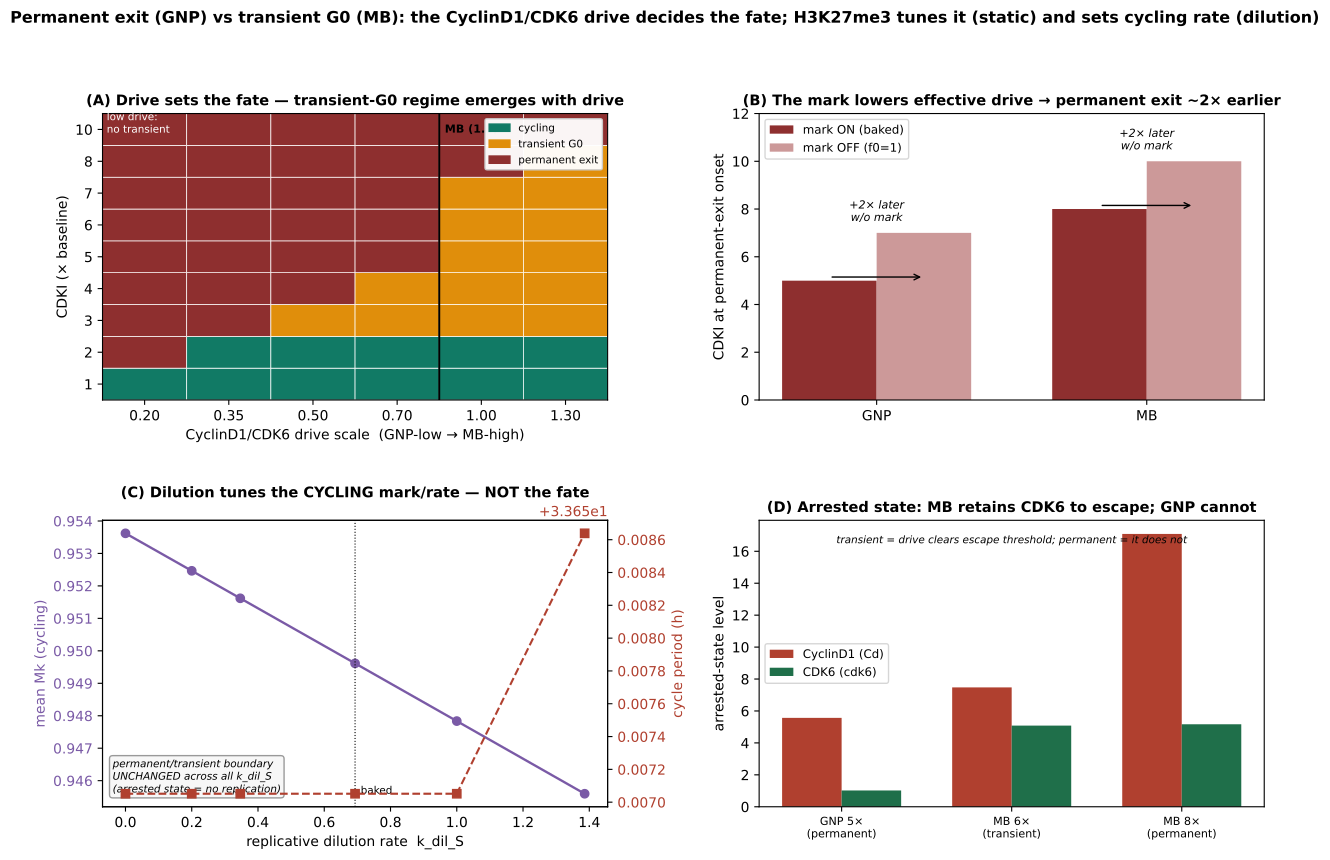

Recreate this plot in Python.
"""Permanent cell-cycle exit vs transient G0: the CyclinD1/CDK6 drive difference (GNP vs MB) x H3K27me3
(JP 2026-08-09 overnight). Baked default (integrated + CDK4/6-alone escape).

Findings mapped:
  (A) PHASE DIAGRAM drive x CDKI: the CyclinD1/CDK6 DRIVE sets the fate. Low drive (GNP-like) -> straight
      cycling->PERMANENT (no transient regime). High drive (MB-like) -> a wide TRANSIENT-G0 escape regime
      before permanent. The transient regime EMERGES with drive.
  (B) The MARK's contribution: turning the H3K27me3/PRC2 repression OFF shifts the permanent boundary ~2x
      CDKI later (GNP 5->7x, MB 8->10x) -- the mark lowers effective drive, pushing toward permanent exit.
  (C) Replicative DILUTION is a CYCLING-RATE sensor, NOT a fate switch: k_dil_S sets the mark & period in
      CYCLING cells, but (from mechanism_mark_dilution.py) does NOT move the permanent/transient boundary --
      because that fate is decided in the ARRESTED state, where there is no replication to dilute.
  (D) Why: in the arrested cell the mark PLATEAUS/DROPS (EZH2 writer E2f-gated, collapses); the fate is set
      by whether the (mark-repressed) CyclinD1/CDK6 drive clears the escape threshold -- MB yes (transient),
      GNP no (permanent).

Run:  ./venv/bin/python simulations/fig_v44_permanent_transient.py   (~25 min)
"""
import sys, os
sys.path.insert(0, os.path.dirname(os.path.dirname(os.path.abspath(__file__))))
import numpy as np, tellurium as te
import matplotlib; matplotlib.use('Agg')
import matplotlib.pyplot as plt
from matplotlib.gridspec import GridSpec
from matplotlib.colors import ListedColormap, BoundaryNorm
from src.build_model_v44_heldt import build_model_v44

C_CYC = '#117a65'; C_TRA = '#e08e0b'; C_PER = '#8e2f2f'
plt.rcParams.update({'font.size': 10, 'axes.titlesize': 10.5, 'axes.labelsize': 10, 'axes.titleweight': 'bold'})


def rr_for(extra=None):
    m = build_model_v44(params=extra) if extra else build_model_v44()
    r = te.loada(m); r.integrator.setValue('relative_tolerance', 1e-7); r.integrator.setValue('absolute_tolerance', 1e-9)
    r.integrator.setValue('maximum_num_steps', 12000000)
    return r


def set_mb(rr, cdki=1.0, drive=1.0):
    rr['SHH'] = 0.5; rr['Ptch1_copy_number'] = 0.3
    try: rr['Cd2_expr'] = rr['CD2_EXPR_MB']
    except Exception: pass
    rr['k_Cd_tx_Gli_max'] = 0.24197652 * drive
    rr['k_cdk6_Gli'] = rr['k_cdk6_Gli'] * 1.0  # base; scaled below via _kg
    rr['p18'] = 1.73 * cdki; rr['p19'] = 0.58 * cdki


def classify(rr, cdki, drive, T=55000, _kg0=[None]):
    rr['SHH'] = 0.5; rr['Ptch1_copy_number'] = 0.3
    try: rr['Cd2_expr'] = rr['CD2_EXPR_MB']
    except Exception: pass
    if _kg0[0] is None: _kg0[0] = rr['k_cdk6_Gli']
    ks = rr['kSyP21']
    rr['k_Cd_tx_Gli_max'] = 0.24197652013556434 * drive
    rr['k_cdk6_Gli'] = _kg0[0] * drive
    rr['p18'] = 1.73 * cdki; rr['p19'] = 0.58 * cdki; rr['kSyP21'] = ks * cdki
    rr.reset()
    r = rr.simulate(0, T, T // 10, selections=['time', 'Dna'])
    rr['kSyP21'] = ks; rr['k_Cd_tx_Gli_max'] = 0.24197652013556434; rr['k_cdk6_Gli'] = _kg0[0]
    t = r['time']; dna = r['Dna']; dd = t[np.where((dna[:-1] > 0.9) & (dna[1:] < 0.1))[0]]
    nlast = int(np.sum(dd > T * 0.66)); per = np.mean(np.diff(dd)) / 60 if len(dd) >= 2 else None
    return 0 if nlast == 0 else (1 if (per and per > 40) else 2)   # 0=perm,1=transient,2=cycling


fig = plt.figure(figsize=(15, 9))
gs = GridSpec(2, 2, figure=fig, hspace=0.42, wspace=0.30)

# ---------- (A) phase diagram: drive x CDKI ----------
axA = fig.add_subplot(gs[0, 0])
rr = rr_for()
drives = np.array([0.2, 0.35, 0.5, 0.7, 1.0, 1.3])
cdkis = np.array([1, 2, 3, 4, 5, 6, 7, 8, 10])
Z = np.zeros((len(cdkis), len(drives)))
for j, dv in enumerate(drives):
    for i, ck in enumerate(cdkis):
        Z[i, j] = classify(rr, ck, dv)
cmap = ListedColormap([C_PER, C_TRA, C_CYC]); norm = BoundaryNorm([-0.5, 0.5, 1.5, 2.5], cmap.N)
axA.pcolormesh(np.arange(len(drives) + 1), np.arange(len(cdkis) + 1), Z, cmap=cmap, norm=norm, edgecolors='w', lw=0.5)
axA.set_xticks(np.arange(len(drives)) + 0.5); axA.set_xticklabels([f'{d:.2f}' for d in drives])
axA.set_yticks(np.arange(len(cdkis)) + 0.5); axA.set_yticklabels([str(c) for c in cdkis])
axA.set_xlabel('CyclinD1/CDK6 drive scale  (GNP-low → MB-high)'); axA.set_ylabel('CDKI (× baseline)')
axA.set_title('(A) Drive sets the fate — transient-G0 regime emerges with drive')
axA.axvline(4.0, color='k', lw=1.4); axA.text(4.02, 8.4, ' MB (1.0)', fontsize=8, fontweight='bold')
axA.text(0.05, 8.4, 'low drive:\nno transient', fontsize=7.5, color='w')
from matplotlib.patches import Patch
axA.legend(handles=[Patch(color=C_CYC, label='cycling'), Patch(color=C_TRA, label='transient G0'),
                    Patch(color=C_PER, label='permanent exit')], fontsize=7.5, loc='upper right', framealpha=0.95)

# ---------- (B) mark ON vs OFF: permanent boundary shift ----------
axB = fig.add_subplot(gs[0, 1])
labels = ['GNP', 'MB']; on = [5, 8]; off = [7, 10]
x = np.arange(2); w = 0.35
axB.bar(x - w/2, on, w, color='#8e2f2f', label='mark ON (baked)')
axB.bar(x + w/2, off, w, color='#c99', label='mark OFF (f0=1)')
for xi, (a, b) in enumerate(zip(on, off)):
    axB.annotate('', (xi + w/2, a + 0.15), (xi - w/2, a + 0.15), arrowprops=dict(arrowstyle='->', color='k'))
    axB.text(xi, max(a, b) + 0.5, f'+{b-a}× later\nw/o mark', ha='center', fontsize=8, style='italic')
axB.set_xticks(x); axB.set_xticklabels(labels); axB.set_ylabel('CDKI at permanent-exit onset')
axB.set_ylim(0, 12); axB.legend(fontsize=8.5, loc='upper left')
axB.set_title('(B) The mark lowers effective drive → permanent exit ~2× earlier')

# ---------- (C) dilution = cycling-rate sensor (not a fate switch) ----------
axC = fig.add_subplot(gs[1, 0])
kdils = [0.0, 0.2, 0.3465, 0.693, 1.0, 1.386]; Mk_c = []; per_c = []
for kd in kdils:
    r2 = rr_for({'k_dil_S': kd})
    r2['SHH'] = 0.5; r2['Ptch1_copy_number'] = 0.3
    try: r2['Cd2_expr'] = r2['CD2_EXPR_MB']
    except Exception: pass
    r2['p18'] = 1.73 * 2; r2['p19'] = 0.58 * 2  # a slowed (2x CDKI) cycling MB cell
    r2.reset(); d = r2.simulate(0, 45000, 22500, selections=['time', 'Dna', 'Mk'])
    mm = d['time'] >= 30000; Mk_c.append(float(d['Mk'][mm].mean()))
    dd = d['time'][np.where((d['Dna'][:-1] > 0.9) & (d['Dna'][1:] < 0.1))[0]]
    per_c.append(float(np.mean(np.diff(dd)) / 60) if len(dd) >= 2 else np.nan)
axC.plot(kdils, Mk_c, 'o-', color='#7a5aa6', lw=1.7, label='mean H3K27me3 (Mk)')
axC.set_xlabel('replicative dilution rate  k_dil_S'); axC.set_ylabel('mean Mk (cycling)', color='#7a5aa6')
axC.tick_params(axis='y', labelcolor='#7a5aa6'); axC.set_title('(C) Dilution tunes the CYCLING mark/rate — NOT the fate')
axr = axC.twinx(); axr.plot(kdils, per_c, 's--', color='#b0402f', lw=1.5, label='cycle period')
axr.set_ylabel('cycle period (h)', color='#b0402f'); axr.tick_params(axis='y', labelcolor='#b0402f')
axC.axvline(0.693, color='k', ls=':', lw=0.8); axC.text(0.71, min(Mk_c), 'baked', fontsize=7.5)
axC.text(0.02, 0.05, 'permanent/transient boundary\nUNCHANGED across all k_dil_S\n(arrested state = no replication)',
         transform=axC.transAxes, fontsize=7.5, style='italic', bbox=dict(boxstyle='round', fc='#f7f7f7', ec='#999'))

# ---------- (D) arrested-state: why the fate is drive-decided ----------
axD = fig.add_subplot(gs[1, 1])
# arrested GNP (5x) vs transient MB (6x) vs permanent MB (8x): Cd, cdk6
rows = [('GNP 5×\n(permanent)', 'GNP', 5), ('MB 6×\n(transient)', 'MB', 6), ('MB 8×\n(permanent)', 'MB', 8)]
Cds = []; cdk6s = []
for _, cell, ck in rows:
    r3 = rr_for()
    if cell == 'GNP':
        r3['SHH'] = 0.5; r3['Ptch1_copy_number'] = 1.0; p18, p19 = 0.464, 0.36
    else:
        r3['SHH'] = 0.5; r3['Ptch1_copy_number'] = 0.3; p18, p19 = 1.73, 0.58
        try: r3['Cd2_expr'] = r3['CD2_EXPR_MB']
        except Exception: pass
    ks = r3['kSyP21']; r3['p18'] = p18 * ck; r3['p19'] = p19 * ck; r3['kSyP21'] = ks * ck
    r3.reset(); d = r3.simulate(0, 50000, 25000, selections=['time', 'Cd', 'cdk6'])
    mm = d['time'] >= 40000; Cds.append(float(d['Cd'][mm].mean())); cdk6s.append(float(d['cdk6'][mm].mean()))
x = np.arange(3); w = 0.35
axD.bar(x - w/2, Cds, w, color='#b0402f', label='CyclinD1 (Cd)')
axD.bar(x + w/2, cdk6s, w, color='#1f6f4a', label='CDK6 (cdk6)')
axD.set_xticks(x); axD.set_xticklabels([r[0] for r in rows], fontsize=8)
axD.set_ylabel('arrested-state level'); axD.legend(fontsize=8.5)
axD.set_title('(D) Arrested state: MB retains CDK6 to escape; GNP cannot')
axD.text(0.5, 0.92, 'transient = drive clears escape threshold; permanent = it does not',
         transform=axD.transAxes, ha='center', fontsize=7.5, style='italic')

fig.suptitle('Permanent exit (GNP) vs transient G0 (MB): the CyclinD1/CDK6 drive decides the fate; '
             'H3K27me3 tunes it (static) and sets cycling rate (dilution)', fontsize=11.5, fontweight='bold', y=0.995)
out = os.path.join(os.path.dirname(os.path.abspath(__file__)), 'fig_v44_permanent_transient')
fig.savefig(out + '.png', dpi=140, bbox_inches='tight'); fig.savefig(out + '.pdf', bbox_inches='tight')
print('wrote', out + '.png/.pdf')
